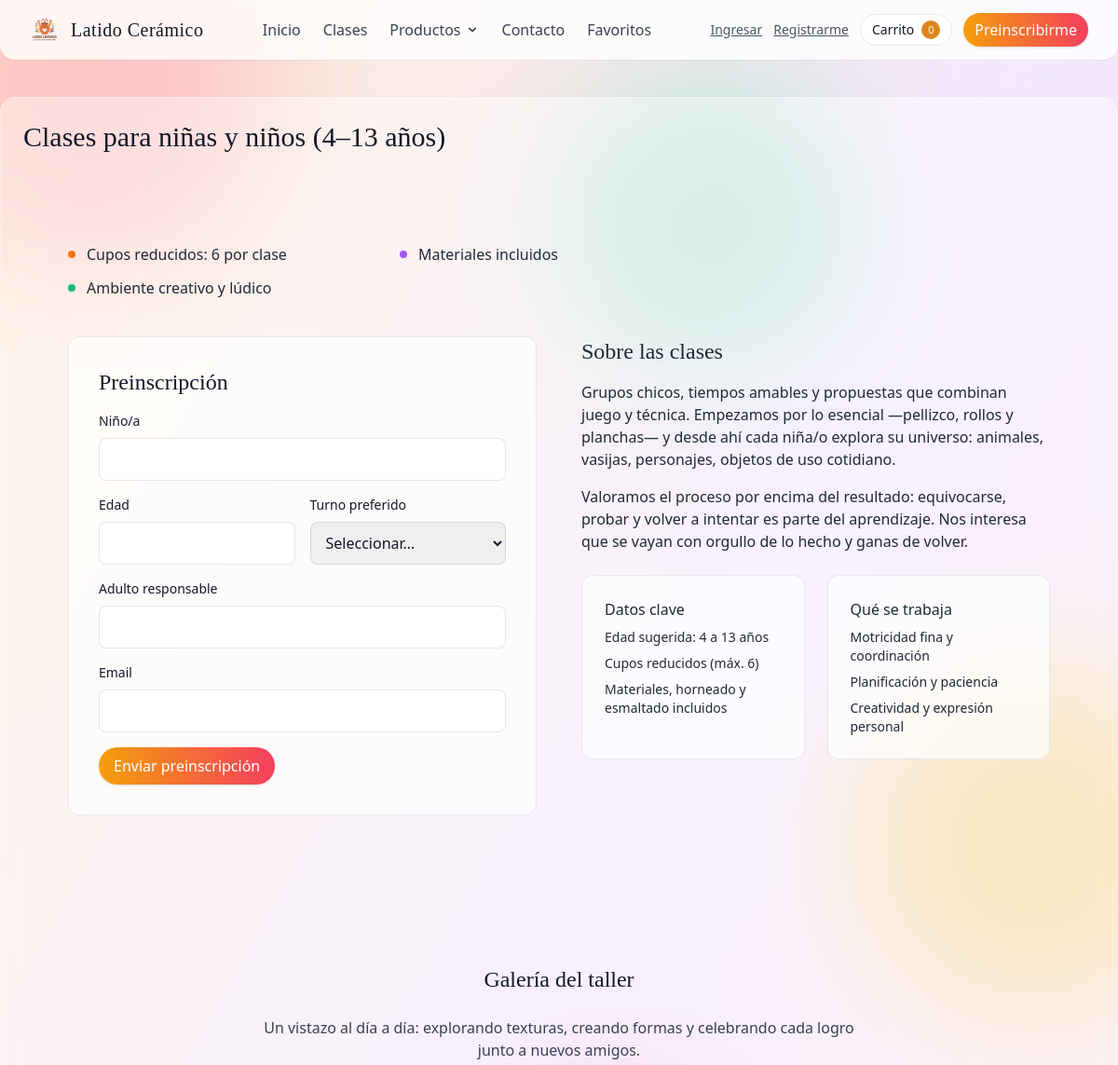
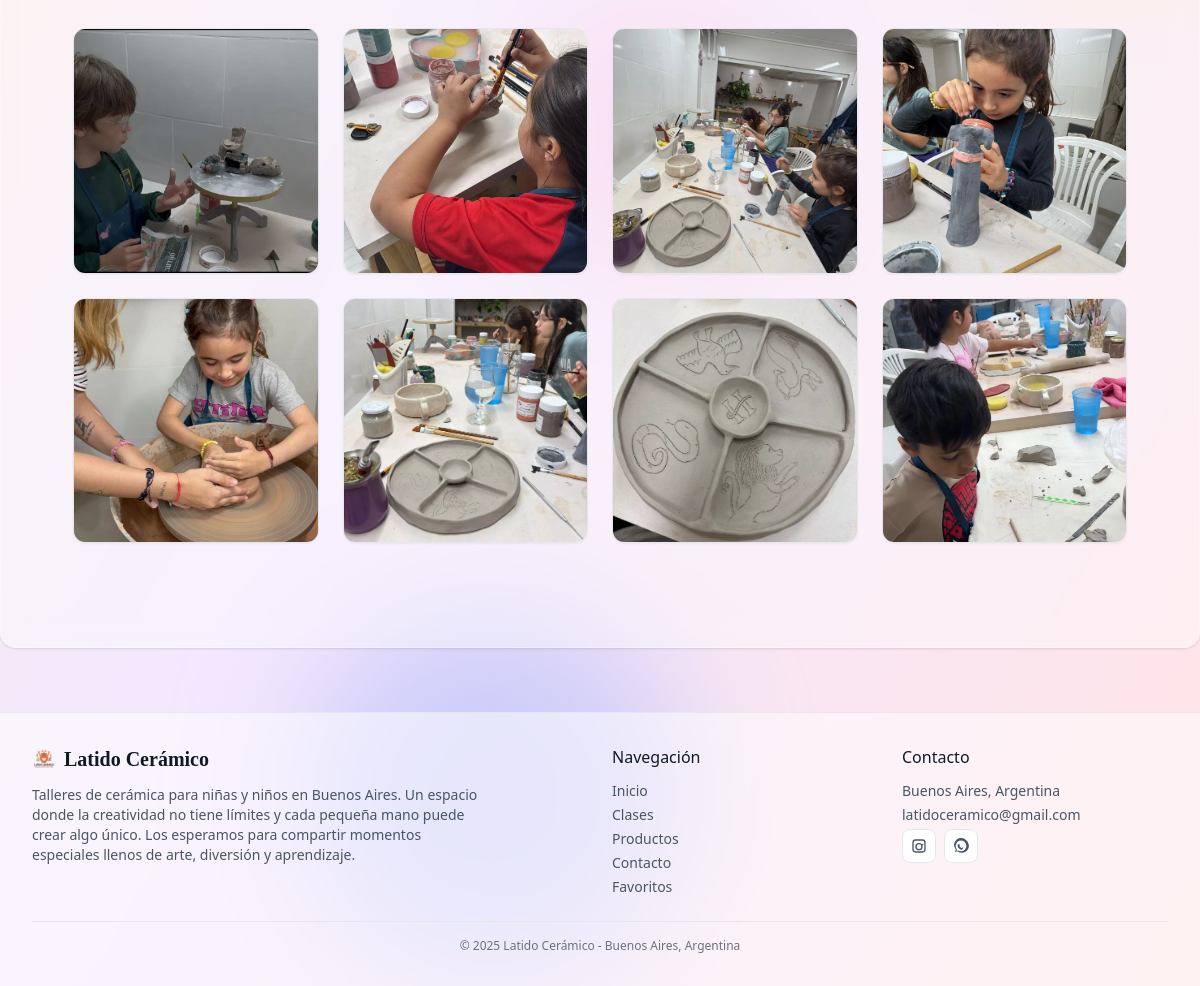
/?seccion=clases, run on the app's committed database (2 pictures, top to bottom).
### tables this page shows
CREATE TABLE `secciones` (
  `id` bigint UNSIGNED NOT NULL,
  `slug` varchar(100) NOT NULL,
  `nombre` varchar(150) NOT NULL,
  `titulo` varchar(255) NOT NULL,
  `nav` tinyint(1) NOT NULL DEFAULT '0',
  `orden` decimal(5,2) NOT NULL DEFAULT '0.00',
  `meta_title` varchar(160) DEFAULT NULL,
  `meta_description` varchar(255) DEFAULT NULL,
  `created_at` timestamp NULL DEFAULT CURRENT_TIMESTAMP,
  `updated_at` timestamp NULL DEFAULT CURRENT_TIMESTAMP ON UPDATE CURRENT_TIMESTAMP,
  `activo` tinyint(1) NOT NULL DEFAULT '1',
  `view_file` varchar(120) DEFAULT NULL
);

CREATE TABLE `galeria` (
  `id` bigint UNSIGNED NOT NULL,
  `imagen` varchar(255) NOT NULL,
  `orden` int UNSIGNED NOT NULL DEFAULT '0',
  `visible` tinyint(1) NOT NULL DEFAULT '1',
  `created_at` timestamp NULL DEFAULT CURRENT_TIMESTAMP
);

CREATE TABLE `ajustes` (
  `id` int UNSIGNED NOT NULL,
  `clave` varchar(100) NOT NULL,
  `valor` text,
  `updated_at` timestamp NULL DEFAULT CURRENT_TIMESTAMP ON UPDATE CURRENT_TIMESTAMP
);

### secciones/clases.php (the view, shortened to what the rows shown need)
<section class="mx-auto max-w-7xl px-6 sm:px-8 lg:px-12 py-16 md:py-20">
    <ul class="grid grid-cols-1 sm:grid-cols-2 gap-x-10 gap-y-3 text-gray-800 mb-10 max-w-2xl">
    </ul>
    <div class="grid grid-cols-1 lg:grid-cols-2 gap-12">
        <div class="bg-white/70 p-6 md:p-8 rounded-xl border border-gray-200">
            <h2 class="font-serif text-2xl mb-4">Preinscripción</h2>
        </div>
        <div class="text-gray-800">
            <h2 class="font-serif text-2xl mb-4">Sobre las clases</h2>
        </div>
    </div>
</section>
<?php require_once __DIR__ . '/../clases/Galeria.php'; Galeria::ensureSetup(); $gal = Galeria::visibles(); ?>
<section class="mx-auto max-w-7xl px-6 sm:px-8 lg:px-12 py-16 md:py-20">
    <h2 class="font-serif text-2xl mb-6 text-center">Galería del taller</h2>
    <p class="text-gray-700 text-center mb-8 max-w-2xl mx-auto">Un vistazo al día a día: explorando texturas, creando formas y celebrando cada logro junto a nuevos amigos.</p>
    <?php if($gal): ?>
        <div class="grid grid-cols-2 md:grid-cols-3 lg:grid-cols-4 gap-4 md:gap-6">
            <?php foreach($gal as $g): ?>
                <figure class="aspect-square rounded-xl overflow-hidden border border-gray-200 bg-white/70 shadow-sm">
                    <img src="/assets/img/galeria/<?= htmlspecialchars($g['imagen']) ?>" alt="Imagen de galería" class="w-full h-full object-cover" loading="lazy" />
                </figure>
            <?php endforeach; ?>
        </div>
    <?php endif; ?>
</section>

### index.php (shortened to what the rows shown need)
<?php
require_once 'clases/Secciones.php';
require_once 'clases/Config.php';
$seccionSolicitada = trim(strtolower($_GET['seccion'] ?? 'inicio'));
$slugsValidos = Secciones::slugsValidos();
if (!in_array($seccionSolicitada, $slugsValidos)) {
    $seccionInvalida = $seccionSolicitada;
    $seccion = '404';
} else {
    $seccion = $seccionSolicitada;
}
$titulo = $seccion === '404' ? 'Página no encontrada' : ($seccion === 'mantenimiento' ? 'Sitio en mantenimiento' : Secciones::tituloPara($seccion, 'Página'));
?>
<!DOCTYPE html>
<html lang="es">
<?php require 'share/head.php'; ?>
<body class="min-h-dvh relative text-gray-900 antialiased flex flex-col">
    <?php require 'share/header.php'; ?>
    <main id="contenido" class="mx-auto max-w-7xl p-4 sm:p-6 mt-10 bg-white/40 backdrop-blur-md border border-white/30 rounded-2xl shadow flex-1 w-full" role="main">
        <h1 class="font-serif text-3xl mb-4"><?= htmlspecialchars($titulo) ?></h1>
        <?php
    $rutaSeccion = 'secciones/' . $seccion . '.php';
        if (file_exists($rutaSeccion)) {
            require $rutaSeccion;
        } else {
            require 'secciones/404.php';
        }
        ?>
    </main>
    <?php require 'share/footer.php'; ?>
</body>
</html>

### share/header.php (shortened to what the rows shown need)
<?php
require_once 'clases/Secciones.php';
$navegacion = Secciones::enNavegacion();
?>
<header class="sticky top-0 z-50 supports-[backdrop-filter]:backdrop-blur-lg shadow-sm rounded-b-2xl bg-white/80" role="banner">
  <div class="mx-auto max-w-7xl px-4 sm:px-6 lg:px-8">
    <div class="h-16 flex items-center justify-between">
  <nav class="hidden md:flex items-center gap-6" role="navigation" aria-label="Navegación principal">
        <?php foreach($navegacion as $item):
          $slug = htmlspecialchars($item['slug']);
          $nombre = htmlspecialchars($item['nombre'] ?? $item['titulo'] ?? $slug);
          if($slug === 'productos'): ?>
            <div class="relative group">
              <a class="text-gray-700 hover:text-gray-900 flex items-center gap-1" href="/index.php?seccion=<?= $slug ?>">
                <?= $nombre ?>
                <svg class="w-4 h-4 transition-transform group-hover:rotate-180" fill="currentColor" viewBox="0 0 20 20">
                  <path fill-rule="evenodd" d="M5.293 7.293a1 1 0 011.414 0L10 10.586l3.293-3.293a1 1 0 111.414 1.414l-4 4a1 1 0 01-1.414 0l-4-4a1 1 0 010-1.414z" clip-rule="evenodd"></path>
                </svg>
              </a>
            </div>
          <?php else: ?>
            <a class="text-gray-700 hover:text-gray-900" href="/index.php?seccion=<?= $slug ?>"><?= $nombre ?></a>
          <?php endif; ?>
        <?php endforeach; ?>
      </nav>
    </div>
  </div>
</header>

### share/footer.php (shortened to what the rows shown need)
<?php
require_once 'clases/Secciones.php';
require_once 'clases/Config.php';
$nav = Secciones::enNavegacion();
$MAIL = Config::get('contact_email', 'hola@latidoceramico.com');
?>
<footer class="mt-16 bg-white/50 backdrop-blur-sm border-t border-gray-200" role="contentinfo">
    <div class="mx-auto max-w-7xl px-4 sm:px-6 lg:px-8 py-8">
        <div class="grid grid-cols-1 md:grid-cols-4 gap-6">
            <div>
                <nav>
                    <ul class="space-y-1 text-sm">
                        <?php foreach ($nav as $item):
                            $slug = htmlspecialchars($item['slug']);
                            $nombre = htmlspecialchars($item['nombre'] ?? $item['titulo'] ?? $slug); ?>
                            <li>
                                <a href="?seccion=<?= $slug ?>"
                                   class="text-gray-600 hover:text-gray-900 transition-colors">
                                    <?= ucfirst($nombre) ?>
                                </a>
                            </li>
                        <?php endforeach; ?>
                    </ul>
                </nav>
            </div>
            <div>
                <div class="space-y-1 text-sm text-gray-600">
                    <p>Buenos Aires, Argentina</p>
                    <a href="mailto:<?= htmlspecialchars($MAIL) ?>" class="block hover:text-gray-900 transition-colors">
                        <?= htmlspecialchars($MAIL) ?>
                    </a>
                    <div class="flex gap-2 mt-3">
                        <a href="#" class="p-2 bg-white rounded-lg border hover:shadow-sm transition-shadow">
                        </a>
                        <a href="#" class="p-2 bg-white rounded-lg border hover:shadow-sm transition-shadow">
                        </a>
                    </div>
                </div>
            </div>
        </div>
    </div>
</footer>

### data on the page
secciones: nombre "Inicio"
secciones: nombre "Clases", titulo "Clases para niñas y niños (4–13 años)"
secciones: nombre "Productos"
secciones: nombre "Contacto"
secciones: nombre "Favoritos"
galeria: imagen (picture)
galeria: imagen (picture)
galeria: imagen (picture)
galeria: imagen (picture)
galeria: imagen (picture)
galeria: imagen (picture)
galeria: imagen (picture)
galeria: imagen (picture)
ajustes: valor "latidoceramico@gmail.com"
